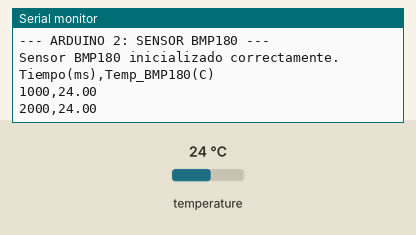
Recording of a sketch running on a simulated Arduino Uno, built with avr-gcc and run on an emulated ATmega328P. On the bench: the last lines printed to the serial monitor. Inputs (shaded band) come from the test bench; at power-on: temperature 24 °C.

Above: at 2.8 s.
2.9 s: temperature set to 12 °C
At 3.6 s:
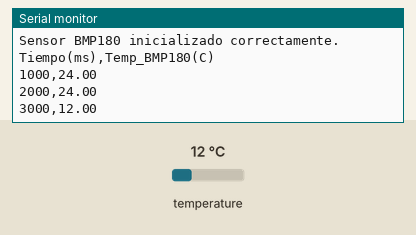
4.4 s: temperature set to 19 °C
At 5.8 s:
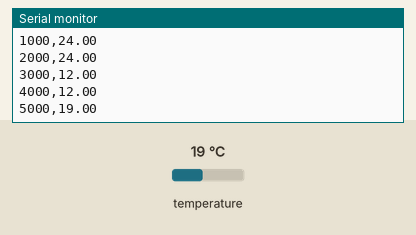
Timing chart, 0 to 7.4 s (numbered marks = the images above; inputs shaded):
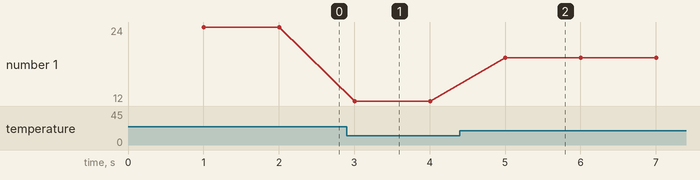

The sketch:

BMP180.ino
```cpp
#include <Wire.h>
#include <Adafruit_BMP085.h>

Adafruit_BMP085 bmp;

unsigned long tiempoAnterior = 0;
const long intervalo = 1000;

void setup() {
  Serial.begin(9600);
  while (!Serial) delay(10);

  Serial.println("--- ARDUINO 2: SENSOR BMP180 ---");

  if (!bmp.begin()) {
    Serial.println("¡Error! No se pudo encontrar el sensor BMP180.");
    while (1) delay(10);
  }
  Serial.println("Sensor BMP180 inicializado correctamente.");

  // Encabezado para identificar los datos en este puerto serie
  Serial.println("Tiempo(ms),Temp_BMP180(C)");
}

void loop() {
  unsigned long tiempoActual = millis();

  if (tiempoActual - tiempoAnterior >= intervalo) {
    tiempoAnterior = tiempoActual;

    float tempBMP = bmp.readTemperature();

    // Imprimir datos separados por comas
    Serial.print(tiempoActual);
    Serial.print(",");
    Serial.println(tempBMP, 2);
  }
}
```

Measured:
- after the input at 2.9 s, the serial monitor: prints a new line after 0.11 s (image 1)
- after the input at 4.4 s, the serial monitor: prints a new line after 0.61 s (image 2)
- plotted number 1: 24 → 12 after the input at 2.9 s, 12 → 19 after the input at 4.4 s
